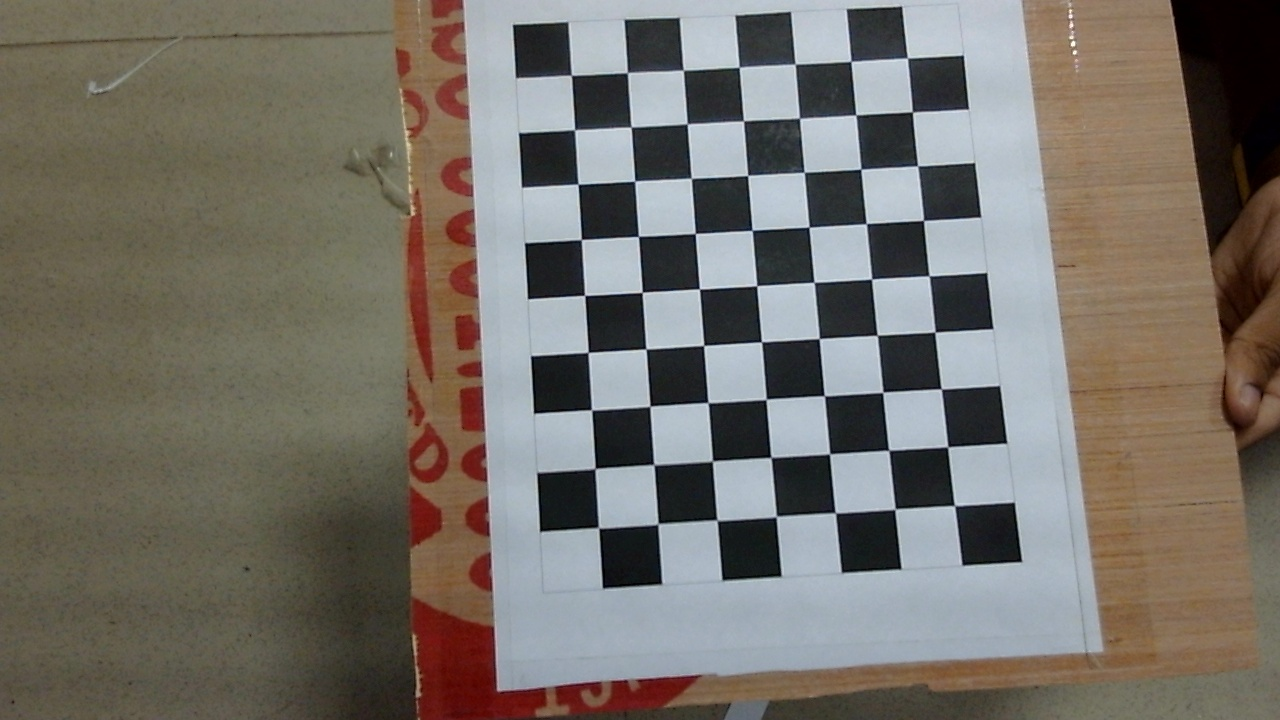
#> input picture ArUco/calibration_checkerboard/img10.jpg, 1280 x 720 px
$ python calibration.py --dir calibration_checkerboard
#> lines starting #> are read from the running program, lines starting #| are printed output that depends on the picture; after the words box and inside, x2 and y2 are one past the last pixel; in counts of white or black regions, pixels touching at a corner belong together
'''
Sample Usage:-
python calibration.py --dir calibration_checkerboard/ --square_size 0.024
'''

import numpy as np
import cv2
import os
import argparse


def calibrate(dirpath, square_size, width, height, visualize=False):
    """ Apply camera calibration operation for images in the given directory path. """
#> called with dirpath = 'calibration_checkerboard', square_size = 1, width = 9, height = 7, visualize = False

    # termination criteria
    criteria = (cv2.TERM_CRITERIA_EPS + cv2.TERM_CRITERIA_MAX_ITER, 30, 0.001)

    # prepare object points, like (0,0,0), (1,0,0), (2,0,0) ....,(8,6,0)
    objp = np.zeros((height*width, 3), np.float32)
    objp[:, :2] = np.mgrid[0:width, 0:height].T.reshape(-1, 2)

    objp = objp * square_size

    # Arrays to store object points and image points from all the images.
    objpoints = []  # 3d point in real world space
    imgpoints = []  # 2d points in image plane.

    images = os.listdir(dirpath)

    for fname in images:
        img = cv2.imread(os.path.join(dirpath, fname))
#> img is the input picture: shape (720, 1280, 3); mean B, G, R 104.4, 112, 116.8
        print(os.path.join(dirpath, fname))
        gray = cv2.cvtColor(img, cv2.COLOR_BGR2GRAY)
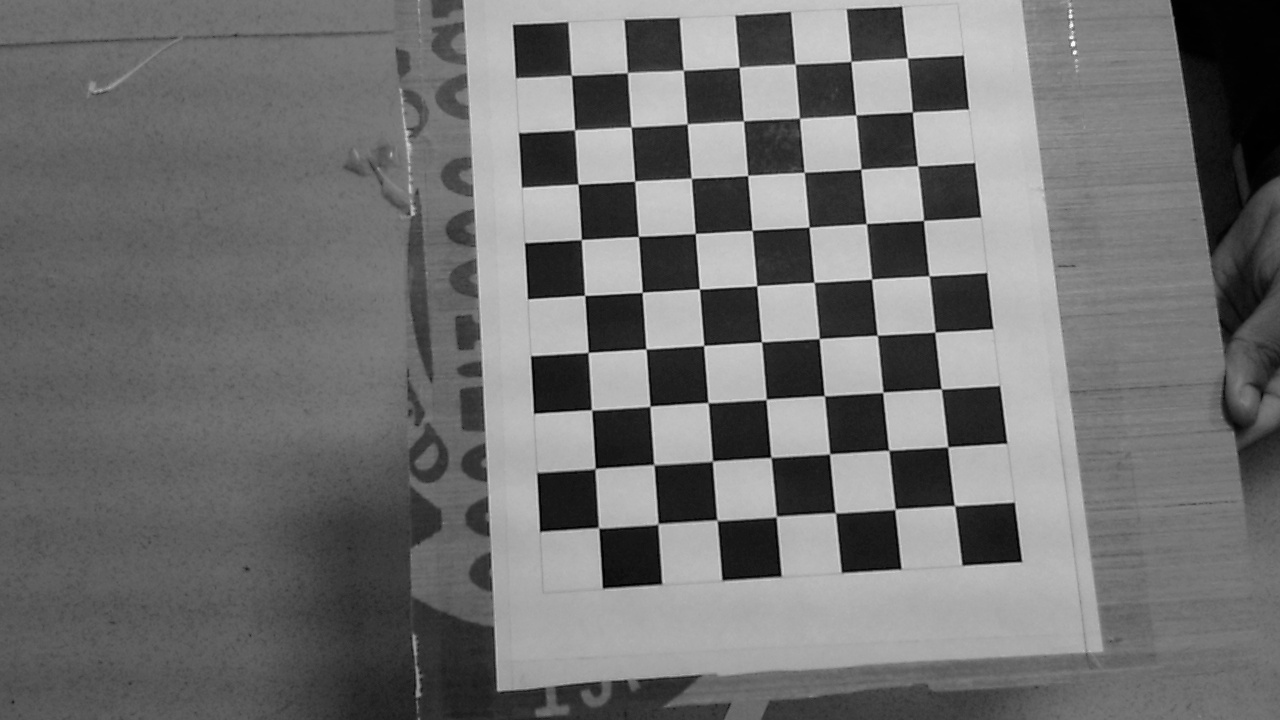
#> gray: shape (720, 1280); min 0, max 253, mean 112.6

        # Find the chess board corners
        ret, corners = cv2.findChessboardCorners(gray, (width, height), None)
#> ret = True; corners = 63 rows, first 8: [907.4, 58.03], [912.5, 112.1], [917.5, 165.8], [923.4, 220.4], [928.9, 275.8], [935, 332], [941.4, 389], [947.8, 446.9]

        # If found, add object points, image points (after refining them)
        if ret:
            objpoints.append(objp)

            corners2 = cv2.cornerSubPix(gray, corners, (11, 11), (-1, -1), criteria)
#> corners2 = 63 rows, first 8: [907.4, 58.09], [912.4, 111.9], [917.6, 165.9], [923.5, 220.5], [929.1, 275.9], [934.9, 332.1], [941.2, 388.9], [947.6, 446.8]
            imgpoints.append(corners2)

            # Draw and display the corners
            img = cv2.drawChessboardCorners(img, (width, height), corners2, ret)
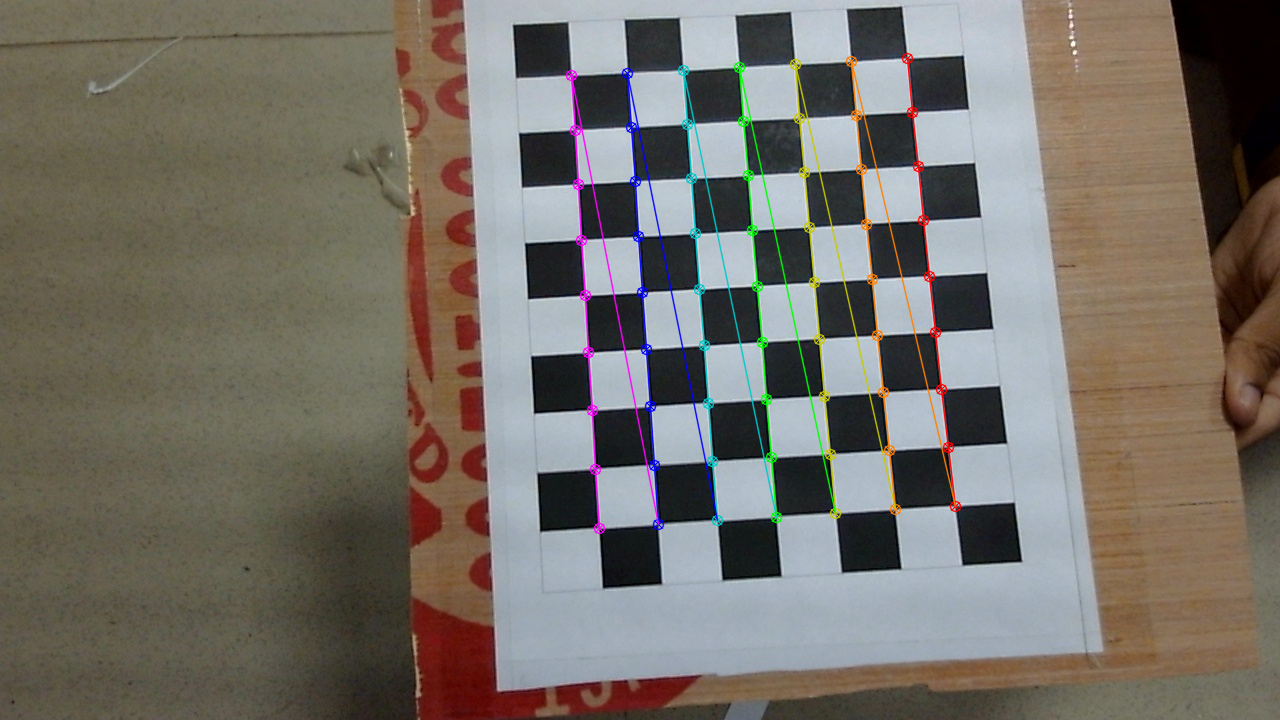
#> img: shape (720, 1280, 3); 2.45% of pixels changed, all inside (x1, y1, x2, y2) = (565, 52, 962, 535)

        if visualize:
            cv2.imshow('img',img)
            cv2.waitKey(0)
#> pass 2 of the loop in calibrate, `for fname in images:`:
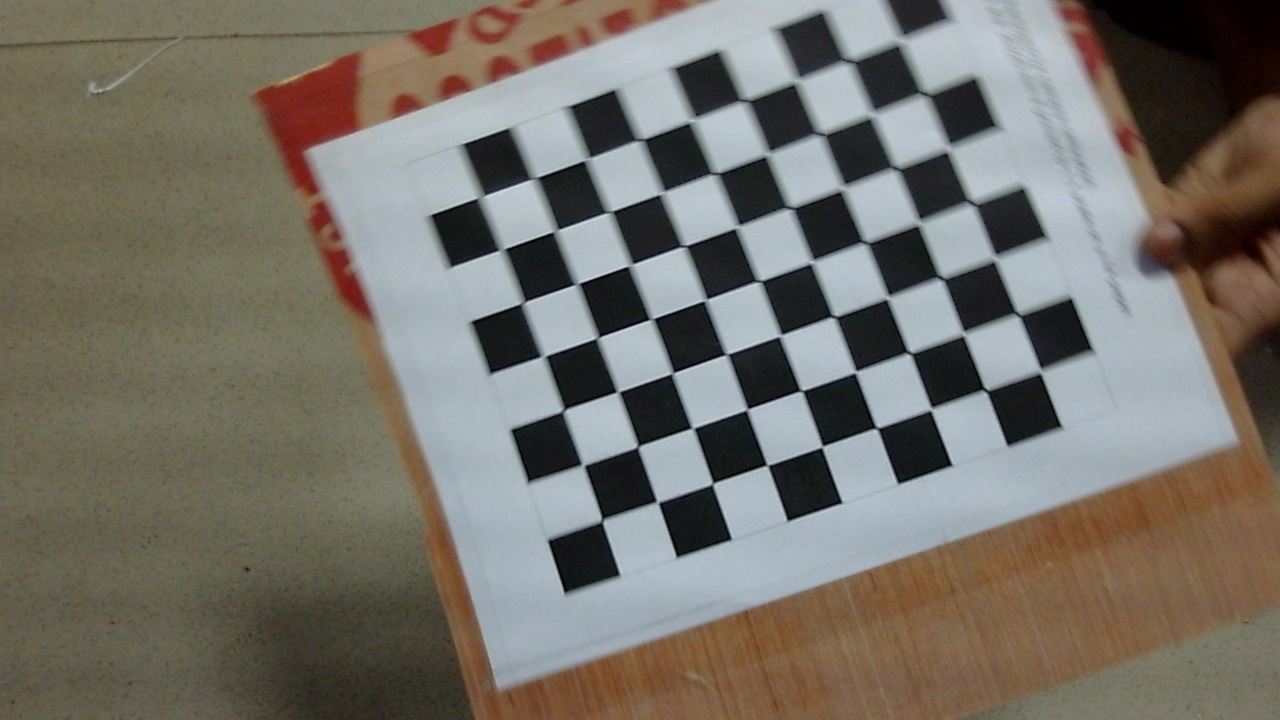
#> input picture ArUco/calibration_checkerboard/img11.jpg, 1280 x 720 px
#> in calibrate, img is the input picture: shape (720, 1280, 3); mean B, G, R 105.2, 113.4, 117.5
#> in calibrate, `gray = cv2.cvtColor(img, cv2.COLOR_BGR2GRAY)`:
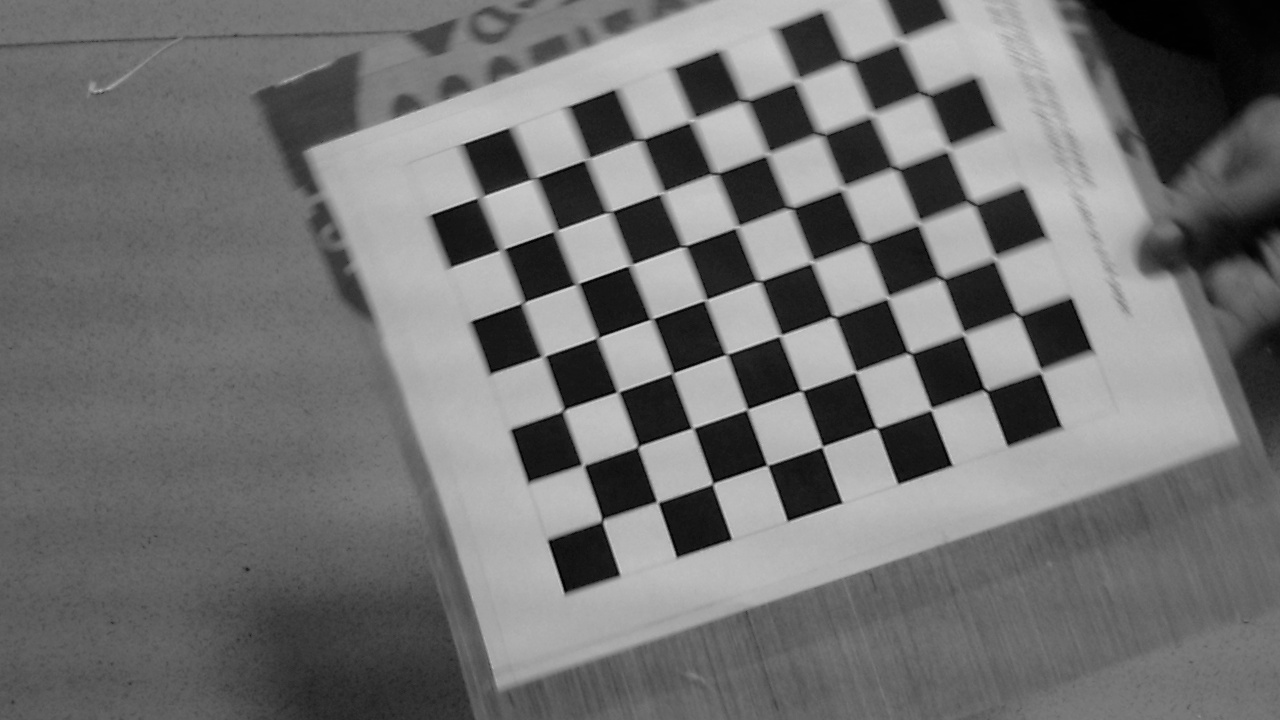
#> gray: shape (720, 1280); min 0, max 218, mean 113.7
#> corners = 63 rows, first 8: [1040.5, 371], [986.6, 391.8], [930.9, 411], [877.2, 428.1], [822.3, 446.6], [767, 465.3], [712.5, 483.5], [658.6, 503.4]
#> corners2 = 63 rows, first 8: [1040.5, 371.5], [985.4, 390.1], [931.1, 409.2], [876.7, 428], [822.1, 446.6], [767.3, 465.2], [712.6, 483.6], [657.4, 502.1]
#> in calibrate, `img = cv2.drawChessboardCorners(img, (width, height), corners2, ret)`:
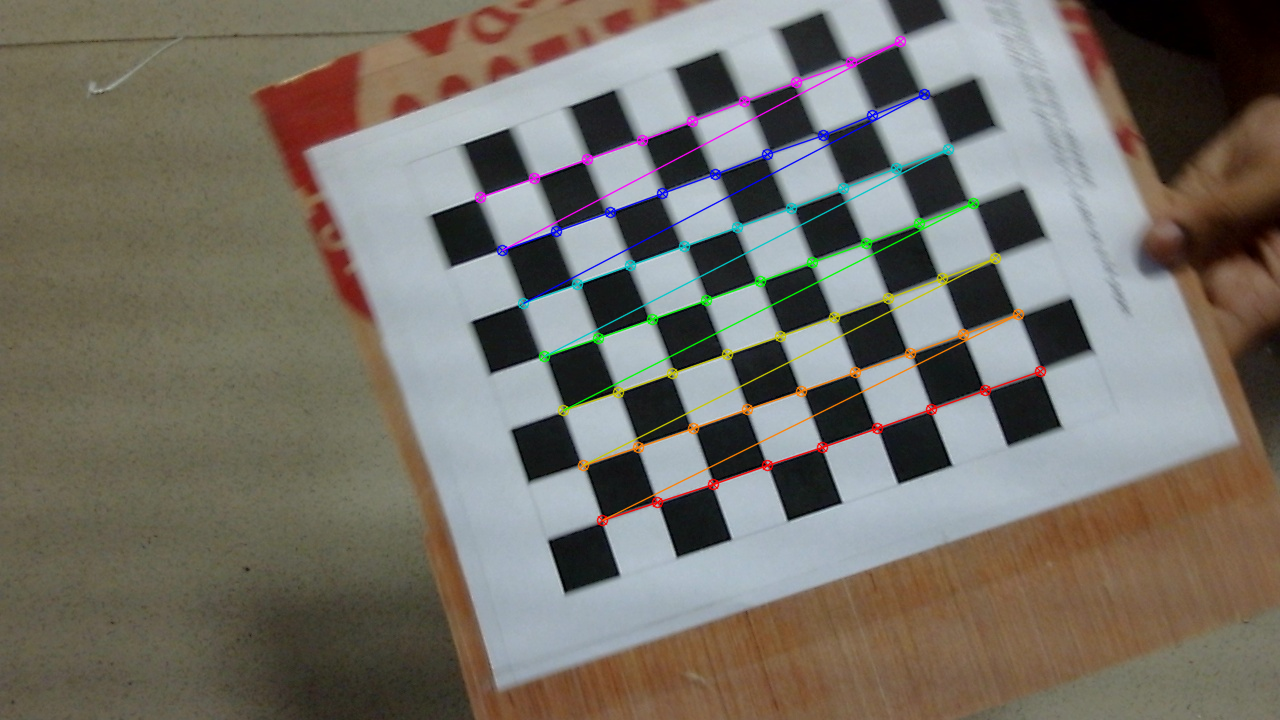
#> img: shape (720, 1280, 3); 2.32% of pixels changed, all inside (x1, y1, x2, y2) = (474, 35, 1047, 527)


    ret, mtx, dist, rvecs, tvecs = cv2.calibrateCamera(objpoints, imgpoints, gray.shape[::-1], None, None)
#> ret = 1.53; mtx = [[4438.4, 0, 631.2], [0, 4366, 331.7], [0, 0, 1]]; dist = [[3.85, -222.8, 0.169, -0.0815, -0.162]]; rvecs = ([-0.0867, 0.109, 1.5], [0.376, -0.116, 2.76]); tvecs = ([4.92, -5, 77.07], [6.81, 0.562, 73.68])

    return [ret, mtx, dist, rvecs, tvecs]


if __name__ == '__main__':
    ap = argparse.ArgumentParser()
    ap.add_argument("-d", "--dir", required=True, help="Path to folder containing checkerboard images for calibration")
    ap.add_argument("-w", "--width", type=int, help="Width of checkerboard (default=9)",  default=9)
    ap.add_argument("-t", "--height", type=int, help="Height of checkerboard (default=6)", default=7)
    ap.add_argument("-s", "--square_size", type=float, default=1, help="Length of one edge (in metres)")
    ap.add_argument("-v", "--visualize", type=str, default="False", help="To visualize each checkerboard image")
    args = vars(ap.parse_args())

    dirpath = args['dir']
    # 2.4 cm == 0.024 m
    # square_size = 0.024
    square_size = args['square_size']

    width = args['width']
    height = args['height']

    if args["visualize"].lower() == "true":
        visualize = True
    else:
        visualize = False

    ret, mtx, dist, rvecs, tvecs = calibrate(dirpath, square_size, visualize=visualize, width=width, height=height)
#> ret = 1.53; mtx = [[4438.4, 0, 631.2], [0, 4366, 331.7], [0, 0, 1]]; dist = [[3.85, -222.8, 0.169, -0.0815, -0.162]]; rvecs = ([-0.0867, 0.109, 1.5], [0.376, -0.116, 2.76]); tvecs = ([4.92, -5, 77.07], [6.81, 0.562, 73.68])

    print(mtx)
#| [[4.43842158e+03 0.00000000e+00 6.31223700e+02]
#|  [0.00000000e+00 4.36597568e+03 3.31660750e+02]
#|  [0.00000000e+00 0.00000000e+00 1.00000000e+00]]
    print(dist)
#| [[ 3.84723201e+00 -2.22762265e+02  1.68509626e-01 -8.15308661e-02
#|   -1.61724927e-01]]

    np.save("calibration_matrix", mtx)
    np.save("distortion_coefficients", dist)
